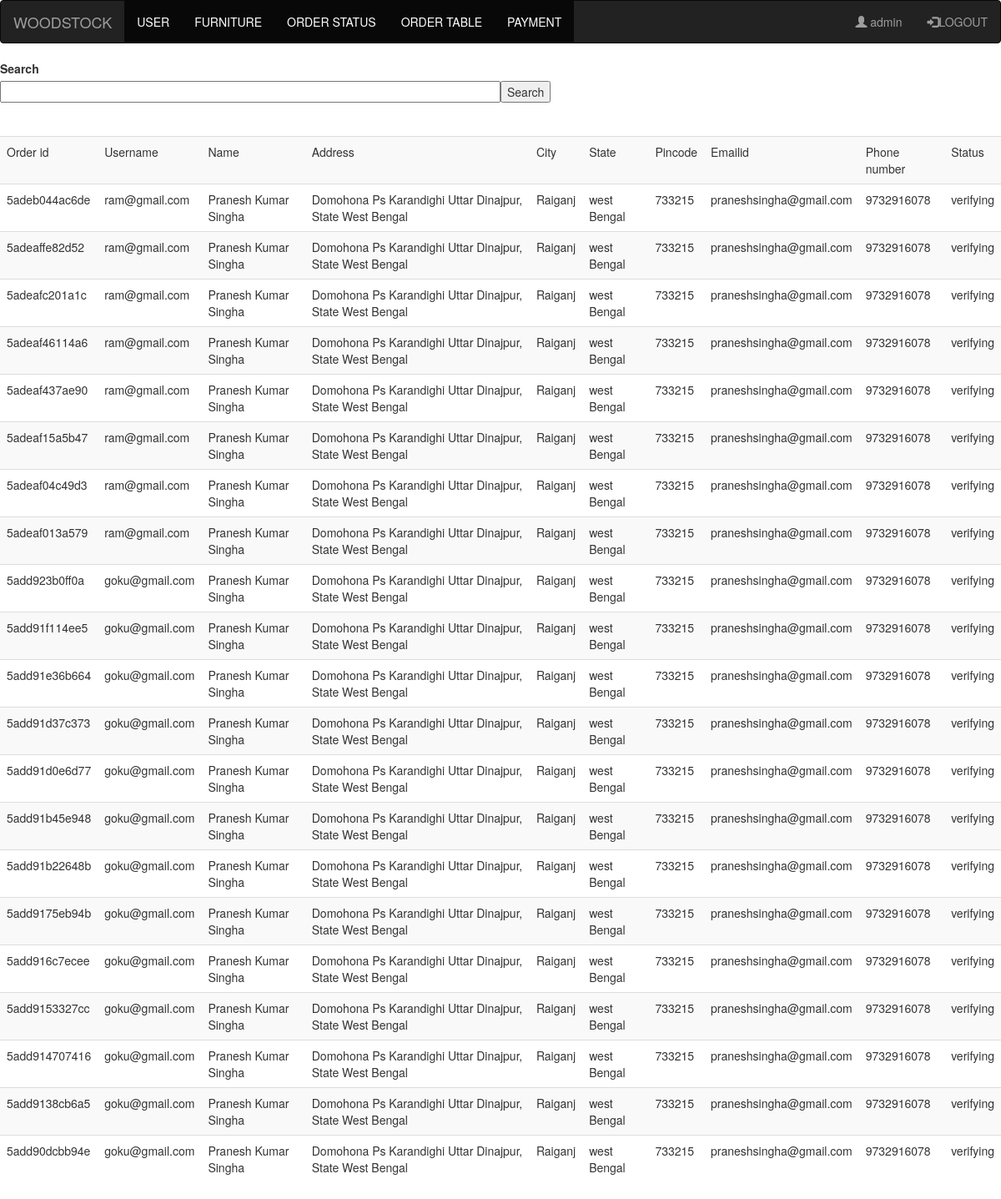
Screenshot of /admin_order.php (signed in) with the database file from the repository.
### tables this page shows
CREATE TABLE `order_table` (
  `order_id` varchar(50) NOT NULL,
  `username` varchar(100) NOT NULL,
  `name` varchar(100) NOT NULL,
  `address` varchar(200) NOT NULL,
  `city` varchar(50) NOT NULL,
  `state` varchar(50) NOT NULL,
  `pincode` text NOT NULL,
  `email` varchar(100) NOT NULL,
  `phone` bigint(10) NOT NULL,
  `status` varchar(10) NOT NULL
);

### admin_order.php (the view, shortened to what this page needs)
<?php
include("admin_navbar.php");
if (isset($_SESSION["admin"]))
{
?>
<!DOCTYPE html>
<html lang="en">
<head>
  <link rel="stylesheet" href="https://maxcdn.bootstrapcdn.com/bootstrap/3.3.7/css/bootstrap.min.css">
</head>
<body>
	<label for="search">Search</label>
<form action="admin_order.php" method="GET">
	<input type="text" name="search" class="col-md-6">
	<input type="submit" name="submit" value="Search">
</form>
<br>
<table class="table table-striped">
	<tr>
		<td>Order id</td>
		<td>Username</td>
		<td>Name</td>
		<td>Address</td>
		<td>City</td>
		<td>State</td>
		<td>Pincode</td>
		<td>Emailid</td>
		<td>Phone number</td>
		<td>Status</td>
		<?php
			$sltorder = "SELECT * FROM order_table";
			if ($result = mysqli_query($localconnect,$sltorder))
			{
				while ($row = mysqli_fetch_array($result))
				{
					echo "<tr>";
					echo "<td>".$row["order_id"]."</td>";
					echo "<td>".$row["username"]."</td>";
					echo "<td>".$row["name"]."</td>";
					echo "<td>".$row["address"]."</td>";
					echo "<td>".$row["city"]."</td>";
					echo "<td>".$row["state"]."</td>";
					echo "<td>".$row["pincode"]."</td>";
					echo "<td>".$row["email"]."</td>";
					echo "<td>".$row["phone"]."</td>";
					echo "<td>".$row["status"]."</td>";
					echo "</tr>";
				}
			}
		 ?>
	</tr>
</table>
</body>
</html>
<?php
}
 ?>

### rows the page displays
order_table: order_id "5adeb044ac6de", username "ram@gmail.com", name "Pranesh Kumar Singha", address "Domohona Ps Karandighi Uttar Dinajpur, State West Bengal", city "Raiganj", state "west Bengal", pincode "733215", email "praneshsingha@gmail.com", phone "9732916078", status "verifying"
order_table: order_id "5adeaffe82d52", username "ram@gmail.com", name "Pranesh Kumar Singha", address "Domohona Ps Karandighi Uttar Dinajpur, State West Bengal", city "Raiganj", state "west Bengal", pincode "733215", email "praneshsingha@gmail.com", phone "9732916078", status "verifying"
order_table: order_id "5adeafc201a1c", username "ram@gmail.com", name "Pranesh Kumar Singha", address "Domohona Ps Karandighi Uttar Dinajpur, State West Bengal", city "Raiganj", state "west Bengal", pincode "733215", email "praneshsingha@gmail.com", phone "9732916078", status "verifying"
order_table: order_id "5adeaf46114a6", username "ram@gmail.com", name "Pranesh Kumar Singha", address "Domohona Ps Karandighi Uttar Dinajpur, State West Bengal", city "Raiganj", state "west Bengal", pincode "733215", email "praneshsingha@gmail.com", phone "9732916078", status "verifying"
order_table: order_id "5adeaf437ae90", username "ram@gmail.com", name "Pranesh Kumar Singha", address "Domohona Ps Karandighi Uttar Dinajpur, State West Bengal", city "Raiganj", state "west Bengal", pincode "733215", email "praneshsingha@gmail.com", phone "9732916078", status "verifying"
order_table: order_id "5adeaf15a5b47", username "ram@gmail.com", name "Pranesh Kumar Singha", address "Domohona Ps Karandighi Uttar Dinajpur, State West Bengal", city "Raiganj", state "west Bengal", pincode "733215", email "praneshsingha@gmail.com", phone "9732916078", status "verifying"
order_table: order_id "5adeaf04c49d3", username "ram@gmail.com", name "Pranesh Kumar Singha", address "Domohona Ps Karandighi Uttar Dinajpur, State West Bengal", city "Raiganj", state "west Bengal", pincode "733215", email "praneshsingha@gmail.com", phone "9732916078", status "verifying"
order_table: order_id "5adeaf013a579", username "ram@gmail.com", name "Pranesh Kumar Singha", address "Domohona Ps Karandighi Uttar Dinajpur, State West Bengal", city "Raiganj", state "west Bengal", pincode "733215", email "praneshsingha@gmail.com", phone "9732916078", status "verifying"
order_table: order_id "5add923b0ff0a", username "goku@gmail.com", name "Pranesh Kumar Singha", address "Domohona Ps Karandighi Uttar Dinajpur, State West Bengal", city "Raiganj", state "west Bengal", pincode "733215", email "praneshsingha@gmail.com", phone "9732916078", status "verifying"
order_table: order_id "5add91f114ee5", username "goku@gmail.com", name "Pranesh Kumar Singha", address "Domohona Ps Karandighi Uttar Dinajpur, State West Bengal", city "Raiganj", state "west Bengal", pincode "733215", email "praneshsingha@gmail.com", phone "9732916078", status "verifying"
order_table: order_id "5add91e36b664", username "goku@gmail.com", name "Pranesh Kumar Singha", address "Domohona Ps Karandighi Uttar Dinajpur, State West Bengal", city "Raiganj", state "west Bengal", pincode "733215", email "praneshsingha@gmail.com", phone "9732916078", status "verifying"
order_table: order_id "5add91d37c373", username "goku@gmail.com", name "Pranesh Kumar Singha", address "Domohona Ps Karandighi Uttar Dinajpur, State West Bengal", city "Raiganj", state "west Bengal", pincode "733215", email "praneshsingha@gmail.com", phone "9732916078", status "verifying"
order_table: order_id "5add91d0e6d77", username "goku@gmail.com", name "Pranesh Kumar Singha", address "Domohona Ps Karandighi Uttar Dinajpur, State West Bengal", city "Raiganj", state "west Bengal", pincode "733215", email "praneshsingha@gmail.com", phone "9732916078", status "verifying"
order_table: order_id "5add91b45e948", username "goku@gmail.com", name "Pranesh Kumar Singha", address "Domohona Ps Karandighi Uttar Dinajpur, State West Bengal", city "Raiganj", state "west Bengal", pincode "733215", email "praneshsingha@gmail.com", phone "9732916078", status "verifying"
order_table: order_id "5add91b22648b", username "goku@gmail.com", name "Pranesh Kumar Singha", address "Domohona Ps Karandighi Uttar Dinajpur, State West Bengal", city "Raiganj", state "west Bengal", pincode "733215", email "praneshsingha@gmail.com", phone "9732916078", status "verifying"
order_table: order_id "5add9175eb94b", username "goku@gmail.com", name "Pranesh Kumar Singha", address "Domohona Ps Karandighi Uttar Dinajpur, State West Bengal", city "Raiganj", state "west Bengal", pincode "733215", email "praneshsingha@gmail.com", phone "9732916078", status "verifying"
order_table: order_id "5add916c7ecee", username "goku@gmail.com", name "Pranesh Kumar Singha", address "Domohona Ps Karandighi Uttar Dinajpur, State West Bengal", city "Raiganj", state "west Bengal", pincode "733215", email "praneshsingha@gmail.com", phone "9732916078", status "verifying"
order_table: order_id "5add9153327cc", username "goku@gmail.com", name "Pranesh Kumar Singha", address "Domohona Ps Karandighi Uttar Dinajpur, State West Bengal", city "Raiganj", state "west Bengal", pincode "733215", email "praneshsingha@gmail.com", phone "9732916078", status "verifying"
order_table: order_id "5add914707416", username "goku@gmail.com", name "Pranesh Kumar Singha", address "Domohona Ps Karandighi Uttar Dinajpur, State West Bengal", city "Raiganj", state "west Bengal", pincode "733215", email "praneshsingha@gmail.com", phone "9732916078", status "verifying"
order_table: order_id "5add9138cb6a5", username "goku@gmail.com", name "Pranesh Kumar Singha", address "Domohona Ps Karandighi Uttar Dinajpur, State West Bengal", city "Raiganj", state "west Bengal", pincode "733215", email "praneshsingha@gmail.com", phone "9732916078", status "verifying"
order_table: order_id "5add90dcbb94e", username "goku@gmail.com", name "Pranesh Kumar Singha", address "Domohona Ps Karandighi Uttar Dinajpur, State West Bengal", city "Raiganj", state "west Bengal", pincode "733215", email "praneshsingha@gmail.com", phone "9732916078", status "verifying"

### other values shown
$_SESSION["admin"] "admin"
